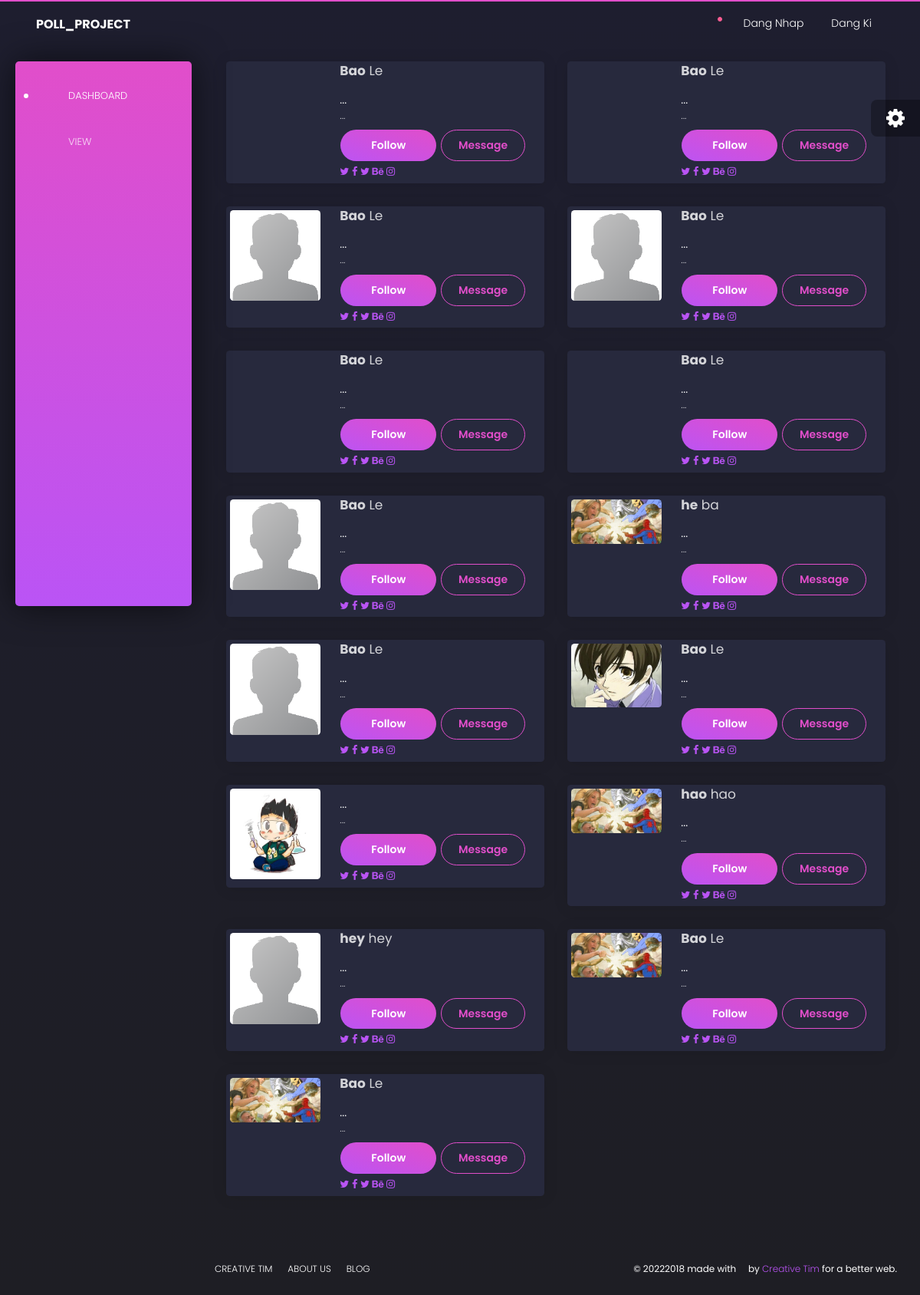
The app's page /search/ with its own data.
### poll/models.py (models this page shows, shortened)
class User(AbstractUser):
    profile_pic = models.ImageField(upload_to='profile_pic/')

### poll/views.py (the view)
# urls.py: path('search/', search, name="search"),
def search(request):
    users = User.objects.all()
    if 'search' in request.GET:
            search_term = request.GET['search']
            users = users.filter(first_name__icontains=search_term)
    total = []
    lst = []
    lst2 = []
    b = 0
    for i in users:
        a = Poll.objects.filter(owner=i)
        total.append(a.count())
        lst.append(i.first_name)
        lst2.append(i.last_name)
        b += 1
    print(lst)
    return render(request, 'home/user.html', {
        'users': users,
        'totals': total,
        'lst': lst,
        'lst2': lst2,
        'a': range(b),
    })

### poll/templates/home/user.html
{% extends 'home/base.html' %}
{% block content %}
<div class="content">
    <link href="https://maxcdn.bootstrapcdn.com/font-awesome/4.3.0/css/font-awesome.min.css" rel="stylesheet">
<div class="container profile-page">
    <div class="row">
        {% for user in users %}
        <div class="col-xl-6 col-lg-7 col-md-12">
            <div class="card profile-header">
                <div class="body">
                    <div class="row">
                        <div class="col-lg-4 col-md-4 col-12">
                            <div class="profile-image float-md-right"><a href="{% url 'profile' user.username %}"> <img src="{{ user.profile_pic.url }}" style="margin:5px" alt=""></a> </div>
                        </div>
                        <div class="col-lg-8 col-md-8 col-12 text-white">
                            <h4 class="m-t-0 m-b-0"><strong >{{user.first_name}}</strong> {{user.last_name}}</h4>
                            <span class="job_post">...</span>
                            <p>...</p>
                            <div>
                                <button class="btn btn-primary btn-round">Follow</button>
                                <button class="btn btn-primary btn-round btn-simple">Message</button>
                            </div>
                            <p class="social-icon m-t-5 m-b-0">
                                <a title="Twitter" href="javascript:void(0);"><i class="fa fa-twitter"></i></a>
                                <a title="Facebook" href="javascript:void(0);"><i class="fa fa-facebook"></i></a>
                                <a title="Google-plus" href="javascript:void(0);"><i class="fa fa-twitter"></i></a>
                                <a title="Behance" href="javascript:void(0);"><i class="fa fa-behance"></i></a>
                                <a title="Instagram" href="javascript:void(0);"><i class="fa fa-instagram "></i></a>
                            </p>
                        </div>
                    </div>
                </div>
            </div>
        </div>
        {% endfor %}
	</div>
</div>
</div>
{% endblock content %}

### poll/templates/home/base.html (shortened to what this page needs)
<!DOCTYPE html>
{% load static %}
<html lang="en">
<head>
    <link rel="stylesheet" href="https://stackpath.bootstrapcdn.com/bootstrap/4.3.1/css/bootstrap.min.css">
    <link rel="stylesheet" href="{% static 'styleChar.css' %} " type="text/css">
    <link rel="stylesheet" type="text/css" href="{% static 'style.css' %}" />
    <link href="https://use.fontawesome.com/releases/v5.0.6/css/all.css" rel="stylesheet">
    <link href="{% static 'css/nucleo-icons.css' %}" rel="stylesheet" />
    <link href="{% static 'css/black-dashboard.css' %}" rel="stylesheet" />
    <link href="{% static 'demo/demo.css' %}" rel="stylesheet" />
    <link href="https://maxcdn.bootstrapcdn.com/font-awesome/4.3.0/css/font-awesome.min.css" rel="stylesheet">
    <link href="{% static 'profile.css' %} " rel="stylesheet">
</head>
<body class="">
    <div class="wrapper">
        <div class="sidebar">
            <div class="sidebar-wrapper">
                <ul class="nav">
                    <li class="active ">
                        <a href="{% url 'index' %}">
                            <i class="tim-icons icon-chart-pie-36"></i>
                            <p>Dashboard</p>
                        </a>
                    </li>
                   <li>
                        <a href="{% url 'view' %}">
                            <i class="tim-icons icon-pin"></i>
                            <p>View</p>
                        </a>
                    </li>
                </ul>
            </div>
        </div>
        <div class="main-panel">
            <nav class="navbar navbar-expand-lg navbar-absolute navbar-transparent">
                <div class="container-fluid">
                    <div class="navbar-wrapper">
                        <a class="navbar-brand" href="javascript:void(0)">POLL_PROJECT</a>
                    </div>
                    <div class="collapse navbar-collapse" id="navigation">
                        <ul class="navbar-nav ml-auto">
                            {% if user.is_authenticated %}
                            <li class="search-bar input-group">
                            {% else %}
                            <li class="search-bar">
                            {% endif %}
                                <button class="btn btn-link" id="search-button" data-toggle="modal"
                                    data-target="#searchModal"><i class="tim-icons icon-zoom-split"></i>
                                </button>
                            </li>
                            <li class="dropdown nav-item">
                                <a href="javascript:void(0)" class="dropdown-toggle nav-link" data-toggle="dropdown">
                                    <div class="notification d-none d-lg-block d-xl-block"></div>
                                    <i class="tim-icons icon-sound-wave"></i>
                                </a>
                            </li>
                            {% if not user.is_authenticated %}
                                <li class="nav-item">
                                    <a href="{% url 'login' %} " class="nav-link"> Dang Nhap </a>
                                </li>
                                <li class="nav-item">
                                    <a href="{% url 'register' %} " class="nav-link"> Dang Ki </a>
                                </li>
                            {% endif %}
                        </ul>
                    </div>
                </div>
            </nav>
            {% block content %}
            {% endblock content %}
            <footer class="footer">
                <div class="container-fluid">
                    <ul class="nav">
                        <li class="nav-item">
                            <a href="javascript:void(0)" class="nav-link">
                                Creative Tim
                            </a>
                        </li>
                        <li class="nav-item">
                            <a href="javascript:void(0)" class="nav-link">
                                About Us
                            </a>
                        </li>
                        <li class="nav-item">
                            <a href="javascript:void(0)" class="nav-link">
                                Blog
                            </a>
                        </li>
                    </ul>
                    <div class="copyright">
                        ©
                        2018 made with <i class="tim-icons icon-heart-2"></i> by
                        <a href="javascript:void(0)" target="_blank">Creative Tim</a> for a better web.
                    </div>
                </div>
            </footer>
        </div>
    </div>
    <div class="fixed-plugin">
        <div class="dropdown show-dropdown">
            <a href="#" data-toggle="dropdown">
                <i class="fa fa-cog fa-2x"> </i>
            </a>
        </div>
    </div>
</body>
</html>

### poll/static/styleChar.css (style rules this page uses)
body { font-family: "Open Sans", Arial; background: #EDEDED; }
p { margin-top: 2rem; font-size: 13px; }

### poll/static/style.css (style rules this page uses)
.navbar-default, .btn, .form-control, .panel { border-radius: 0; }
a.navbar-brand, .panel-title { font-weight: bolder; }

### poll/static/profile.css (style rules this page uses)
body { background: #654ea3; background: linear-gradient(to right, #e96443, #904e95); min-height: 100vh; overflow-x: hidden }

### records on screen
User: first_name "Bao", last_name "Le"
User: first_name "Bao", last_name "Le"
User: profile_pic (placeholder picture), first_name "Bao", last_name "Le"
User: profile_pic (placeholder picture), first_name "Bao", last_name "Le"
User: first_name "Bao", last_name "Le"
User: first_name "Bao", last_name "Le"
User: profile_pic (placeholder picture), first_name "Bao", last_name "Le"
User: profile_pic (picture), first_name "he", last_name "ba"
User: profile_pic (placeholder picture), first_name "Bao", last_name "Le"
User: profile_pic (picture), first_name "Bao", last_name "Le"
User: profile_pic (picture)
User: profile_pic (picture), first_name "hao", last_name "hao"
User: profile_pic (placeholder picture), first_name "hey", last_name "hey"
User: profile_pic (picture), first_name "Bao", last_name "Le"
User: profile_pic (picture), first_name "Bao", last_name "Le"
